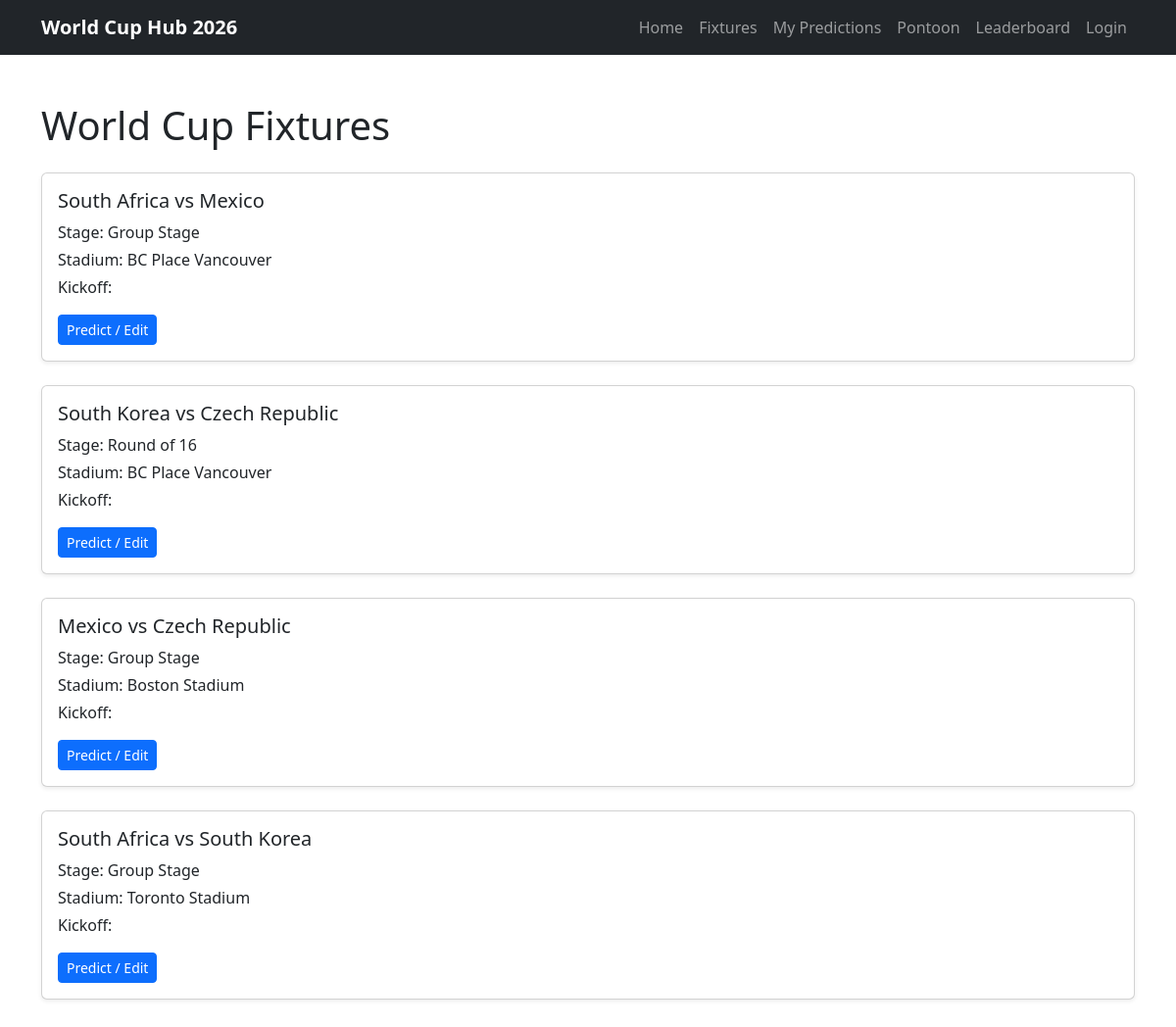
The page /fixtures/ on the database its author committed.
### predictor/models.py (models this page shows, shortened)
class Fixture(models.Model):
    STAGE_CHOICES = [
        ('Group Stage', 'Group Stage'),
        ('Round of 32', 'Round of 32'),
        ('Round of 16', 'Round of 16'),
        ('Quarterfinals', 'Quarterfinals'),
        ('Semifinals', 'Semifinals'),
        ('Final', 'Final'),
    ]
    home_team = models.ForeignKey(
        Team,
        on_delete=models.CASCADE,
        related_name='home_fixtures'
    )
    away_team = models.ForeignKey(
        Team,
        on_delete=models.CASCADE,
        related_name='away_fixtures'
    )
    stadium = models.ForeignKey(
        Stadium,
        on_delete=models.SET_NULL,
        related_name='fixtures',
        null=True,
        blank=True
    )
    stage = models.CharField(max_length=20, choices=STAGE_CHOICES)
    kickoff_time = models.DateTimeField()
    home_team_score = models.PositiveIntegerField(blank=True, null=True)
    away_team_score = models.PositiveIntegerField(blank=True, null=True)
    class Meta:
        ordering = ['kickoff_time']

class Team(models.Model):
    GROUP_CHOICES = [
        ('A', 'Group A'),
        ('B', 'Group B'),
        ('C', 'Group C'),
        ('D', 'Group D'),
        ('E', 'Group E'),
        ('F', 'Group F'),
        ('G', 'Group G'),
        ('H', 'Group H'),
        ('I', 'Group I'),
        ('J', 'Group J'),
        ('K', 'Group K'),
        ('L', 'Group L'),
    ]
    name = models.CharField(max_length=100)
    group = models.CharField(max_length=1, choices=GROUP_CHOICES)
    manager = models.CharField(max_length=100, blank=True, null=True)
    captain = models.CharField(max_length=100, blank=True, null=True)
    best_world_cup_finish = models.CharField(max_length=100, blank=True, null=True)
    best_world_cup_year = models.PositiveIntegerField(blank=True, null=True)
    def __str__(self):
        return self.name

class Stadium(models.Model):
    name = models.CharField(max_length=100)
    city = models.CharField(max_length=100)
    capacity = models.PositiveBigIntegerField(blank=True, null=True)
    def __str__(self):
        return self.name

### predictor/views.py (the view)
# urls.py: path("fixtures/", views.fixture_list, name="fixtures"),
def fixture_list(request):
    fixtures = Fixture.objects.all()
    if request.user.is_authenticated:
        predictions = Prediction.objects.filter(user=request.user)
    else:
        predictions = []
    context = {
        "fixtures": fixtures,
        "predictions": predictions,
    }
    return render(request, "predictor/fixture_list.html", context)

### predictor/templates/predictor/fixture_list.html (shortened to what this page needs)
{% extends "base.html" %} {% block title %}Fixtures | World Cup Hub 2026{% endblock %} {% block content %}
<section class="container py-5">
  <h1 class="mb-4">World Cup Fixtures</h1>
  <div class="row">
    {% for fixture in fixtures %}
    <div class="col-12 mb-4">
      <div class="card shadow-sm">
        <div class="card-body">
          <h2 class="h5">{{ fixture.home_team }} vs {{ fixture.away_team }}</h2>
          <p class="mb-1">Stage: {{ fixture.get_stage_display }}</p>
          <p class="mb-1">Stadium: {{ fixture.stadium }}</p>
          <p class="mb-0">Kickoff: {{ fixture.kickoff }}</p>
          <a href="{% url 'create_prediction' fixture.id %}" class="btn btn-primary btn-sm mt-3"> Predict / Edit </a>
        </div>
      </div>
    </div>
    {% empty %}
    <p>No fixtures available.</p>
    {% endfor %}
  </div>
</section>
{% endblock %}

### rows shown on the page
Fixture: home_team "South Africa", away_team "Mexico", stage "Group Stage", stadium "BC Place Vancouver"
Fixture: home_team "South Korea", away_team "Czech Republic", stage "Round of 16", stadium "BC Place Vancouver"
Fixture: home_team "Mexico", away_team "Czech Republic", stage "Group Stage", stadium "Boston Stadium"
Fixture: home_team "South Africa", away_team "South Korea", stage "Group Stage", stadium "Toronto Stadium"
